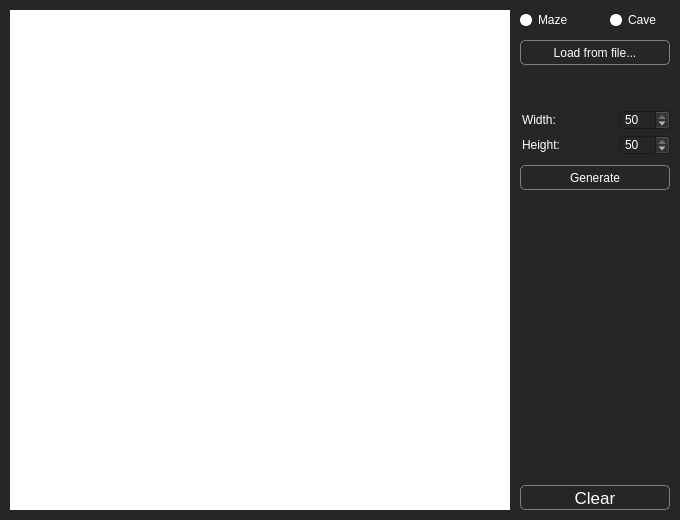
<?xml version="1.0" encoding="UTF-8"?>
<ui version="4.0">
 <class>PaintWidget</class>
 <widget class="QMainWindow" name="PaintWidget">
  <property name="geometry">
   <rect>
    <x>0</x>
    <y>0</y>
    <width>680</width>
    <height>520</height>
   </rect>
  </property>
  <property name="minimumSize">
   <size>
    <width>680</width>
    <height>520</height>
   </size>
  </property>
  <property name="maximumSize">
   <size>
    <width>680</width>
    <height>520</height>
   </size>
  </property>
  <property name="windowTitle">
   <string>PaintWidget</string>
  </property>
  <property name="styleSheet">
   <string notr="true">background-color: rgb(38, 38, 39);</string>
  </property>
  <widget class="QWidget" name="centralwidget">
   <widget class="Painter" name="widget" native="true">
    <property name="geometry">
     <rect>
      <x>10</x>
      <y>10</y>
      <width>500</width>
      <height>500</height>
     </rect>
    </property>
    <property name="styleSheet">
     <string notr="true">background-color: rgb(255, 255, 255);</string>
    </property>
   </widget>
   <widget class="QRadioButton" name="maze_page">
    <property name="geometry">
     <rect>
      <x>520</x>
      <y>10</y>
      <width>60</width>
      <height>20</height>
     </rect>
    </property>
    <property name="styleSheet">
     <string notr="true">QRadioButton {
    background-color:    rgb(38, 38, 39);;
    color:                  white;
}

QRadioButton::indicator {
    width:                  8px;
    height:                 8px;
    border-radius:          6px;
}

QRadioButton::indicator:checked {
    background-color:       black;
    border:                 2px solid white;
}

QRadioButton::indicator:unchecked {
    background-color:       white;
    border:                 2px solid white;
}</string>
    </property>
    <property name="text">
     <string>Maze</string>
    </property>
   </widget>
   <widget class="QRadioButton" name="cave_page">
    <property name="geometry">
     <rect>
      <x>610</x>
      <y>10</y>
      <width>60</width>
      <height>20</height>
     </rect>
    </property>
    <property name="styleSheet">
     <string notr="true">QRadioButton {
    background-color:    rgb(38, 38, 39);;
    color:                  white;
}

QRadioButton::indicator {
    width:                  8px;
    height:                 8px;
    border-radius:          6px;
}

QRadioButton::indicator:checked {
    background-color:       black;
    border:                 2px solid white;
}

QRadioButton::indicator:unchecked {
    background-color:       white;
    border:                 2px solid white;
}</string>
    </property>
    <property name="text">
     <string>Cave</string>
    </property>
   </widget>
   <widget class="QStackedWidget" name="stackedWidget">
    <property name="geometry">
     <rect>
      <x>520</x>
      <y>40</y>
      <width>150</width>
      <height>441</height>
     </rect>
    </property>
    <property name="currentIndex">
     <number>0</number>
    </property>
    <widget class="QWidget" name="Maze_page">
     <widget class="QLineEdit" name="text_width_2">
      <property name="geometry">
       <rect>
        <x>0</x>
        <y>70</y>
        <width>90</width>
        <height>20</height>
       </rect>
      </property>
      <property name="focusPolicy">
       <enum>Qt::NoFocus</enum>
      </property>
      <property name="styleSheet">
       <string notr="true">  border: 0px solid gray;
color: #ffffff;</string>
      </property>
      <property name="text">
       <string>Width:</string>
      </property>
     </widget>
     <widget class="QPushButton" name="generate">
      <property name="geometry">
       <rect>
        <x>0</x>
        <y>125</y>
        <width>150</width>
        <height>25</height>
       </rect>
      </property>
      <property name="styleSheet">
       <string notr="true">QPushButton {
  border: 1px solid gray;
  border-radius: 5px;
  color: #ffffff;
}

QPushButton:hover {
	background-color: #404040;
}

QPushButton:pressed {
    background-color: qlineargradient(x1: 0, y1: 0, x2: 0, y2: 1,
                                      stop: 0 #404040, stop: 1 #1a1a1a);
}

</string>
      </property>
      <property name="text">
       <string>Generate</string>
      </property>
     </widget>
     <widget class="QSpinBox" name="Cols">
      <property name="geometry">
       <rect>
        <x>100</x>
        <y>70</y>
        <width>50</width>
        <height>20</height>
       </rect>
      </property>
      <property name="focusPolicy">
       <enum>Qt::ClickFocus</enum>
      </property>
      <property name="styleSheet">
       <string notr="true">color: #ffffff;</string>
      </property>
      <property name="minimum">
       <number>1</number>
      </property>
      <property name="maximum">
       <number>50</number>
      </property>
      <property name="value">
       <number>50</number>
      </property>
     </widget>
     <widget class="QPushButton" name="load">
      <property name="geometry">
       <rect>
        <x>0</x>
        <y>0</y>
        <width>150</width>
        <height>25</height>
       </rect>
      </property>
      <property name="styleSheet">
       <string notr="true">QPushButton {
  border: 1px solid gray;
  border-radius: 5px;
  color: #ffffff;
}

QPushButton:hover {
	background-color: #404040;
}

QPushButton:pressed {
    background-color: qlineargradient(x1: 0, y1: 0, x2: 0, y2: 1,
                                      stop: 0 #404040, stop: 1 #1a1a1a);
}

</string>
      </property>
      <property name="text">
       <string>Load from file...</string>
      </property>
     </widget>
     <widget class="QLineEdit" name="text_height_2">
      <property name="geometry">
       <rect>
        <x>0</x>
        <y>95</y>
        <width>90</width>
        <height>20</height>
       </rect>
      </property>
      <property name="focusPolicy">
       <enum>Qt::NoFocus</enum>
      </property>
      <property name="styleSheet">
       <string notr="true">  border: 0px solid gray;
color: #ffffff;</string>
      </property>
      <property name="text">
       <string>Height:</string>
      </property>
     </widget>
     <widget class="QSpinBox" name="Rows">
      <property name="geometry">
       <rect>
        <x>100</x>
        <y>95</y>
        <width>50</width>
        <height>20</height>
       </rect>
      </property>
      <property name="focusPolicy">
       <enum>Qt::ClickFocus</enum>
      </property>
      <property name="styleSheet">
       <string notr="true">color: #ffffff;</string>
      </property>
      <property name="minimum">
       <number>1</number>
      </property>
      <property name="maximum">
       <number>50</number>
      </property>
      <property name="value">
       <number>50</number>
      </property>
     </widget>
    </widget>
    <widget class="QWidget" name="Cave_page">
     <widget class="QSpinBox" name="speed">
      <property name="geometry">
       <rect>
        <x>100</x>
        <y>340</y>
        <width>50</width>
        <height>20</height>
       </rect>
      </property>
      <property name="focusPolicy">
       <enum>Qt::ClickFocus</enum>
      </property>
      <property name="styleSheet">
       <string notr="true">color: #ffffff;</string>
      </property>
      <property name="buttonSymbols">
       <enum>QAbstractSpinBox::UpDownArrows</enum>
      </property>
      <property name="minimum">
       <number>1</number>
      </property>
      <property name="maximum">
       <number>1000</number>
      </property>
      <property name="value">
       <number>100</number>
      </property>
     </widget>
     <widget class="QPushButton" name="open_file">
      <property name="geometry">
       <rect>
        <x>0</x>
        <y>0</y>
        <width>150</width>
        <height>25</height>
       </rect>
      </property>
      <property name="styleSheet">
       <string notr="true">QPushButton {
  border: 1px solid gray;
  border-radius: 5px;
  color: #ffffff;
}

QPushButton:hover {
	background-color: #404040;
}

QPushButton:pressed {
    background-color: qlineargradient(x1: 0, y1: 0, x2: 0, y2: 1,
                                      stop: 0 #404040, stop: 1 #1a1a1a);
}

</string>
      </property>
      <property name="text">
       <string>Load from file...</string>
      </property>
     </widget>
     <widget class="QSpinBox" name="width">
      <property name="geometry">
       <rect>
        <x>100</x>
        <y>70</y>
        <width>50</width>
        <height>20</height>
       </rect>
      </property>
      <property name="focusPolicy">
       <enum>Qt::ClickFocus</enum>
      </property>
      <property name="layoutDirection">
       <enum>Qt::LeftToRight</enum>
      </property>
      <property name="styleSheet">
       <string notr="true">color: #ffffff;</string>
      </property>
      <property name="buttonSymbols">
       <enum>QAbstractSpinBox::UpDownArrows</enum>
      </property>
      <property name="minimum">
       <number>1</number>
      </property>
      <property name="maximum">
       <number>50</number>
      </property>
      <property name="value">
       <number>50</number>
      </property>
     </widget>
     <widget class="QLineEdit" name="text_chance">
      <property name="geometry">
       <rect>
        <x>0</x>
        <y>170</y>
        <width>90</width>
        <height>20</height>
       </rect>
      </property>
      <property name="focusPolicy">
       <enum>Qt::NoFocus</enum>
      </property>
      <property name="styleSheet">
       <string notr="true">  border: 0px solid gray;
color: #ffffff;</string>
      </property>
      <property name="text">
       <string>Initial chance:</string>
      </property>
     </widget>
     <widget class="QPushButton" name="start_button">
      <property name="geometry">
       <rect>
        <x>0</x>
        <y>370</y>
        <width>150</width>
        <height>25</height>
       </rect>
      </property>
      <property name="styleSheet">
       <string notr="true">QPushButton {
  border: 1px solid gray;
  border-radius: 5px;
  color: #ffffff;
}

QPushButton:hover {
	background-color: #404040;
}

QPushButton:pressed {
    background-color: qlineargradient(x1: 0, y1: 0, x2: 0, y2: 1,
                                      stop: 0 #404040, stop: 1 #1a1a1a);
}

</string>
      </property>
      <property name="text">
       <string>Start</string>
      </property>
     </widget>
     <widget class="QLineEdit" name="text_speed">
      <property name="geometry">
       <rect>
        <x>0</x>
        <y>340</y>
        <width>90</width>
        <height>20</height>
       </rect>
      </property>
      <property name="focusPolicy">
       <enum>Qt::NoFocus</enum>
      </property>
      <property name="styleSheet">
       <string notr="true">  border: 0px solid gray;
color: #ffffff;</string>
      </property>
      <property name="text">
       <string>Step/msec:</string>
      </property>
     </widget>
     <widget class="QSpinBox" name="birth_limit">
      <property name="geometry">
       <rect>
        <x>100</x>
        <y>120</y>
        <width>50</width>
        <height>20</height>
       </rect>
      </property>
      <property name="focusPolicy">
       <enum>Qt::ClickFocus</enum>
      </property>
      <property name="styleSheet">
       <string notr="true">color: #ffffff;</string>
      </property>
      <property name="buttonSymbols">
       <enum>QAbstractSpinBox::UpDownArrows</enum>
      </property>
      <property name="maximum">
       <number>7</number>
      </property>
      <property name="value">
       <number>5</number>
      </property>
     </widget>
     <widget class="QLineEdit" name="text_death">
      <property name="geometry">
       <rect>
        <x>0</x>
        <y>145</y>
        <width>90</width>
        <height>20</height>
       </rect>
      </property>
      <property name="focusPolicy">
       <enum>Qt::NoFocus</enum>
      </property>
      <property name="styleSheet">
       <string notr="true">  border: 0px solid gray;
color: #ffffff;</string>
      </property>
      <property name="text">
       <string>Death limit:</string>
      </property>
     </widget>
     <widget class="QSpinBox" name="death_limit">
      <property name="geometry">
       <rect>
        <x>100</x>
        <y>145</y>
        <width>50</width>
        <height>20</height>
       </rect>
      </property>
      <property name="focusPolicy">
       <enum>Qt::ClickFocus</enum>
      </property>
      <property name="styleSheet">
       <string notr="true">color: #ffffff;</string>
      </property>
      <property name="buttonSymbols">
       <enum>QAbstractSpinBox::UpDownArrows</enum>
      </property>
      <property name="maximum">
       <number>7</number>
      </property>
      <property name="value">
       <number>2</number>
      </property>
     </widget>
     <widget class="QLineEdit" name="text_birth">
      <property name="geometry">
       <rect>
        <x>0</x>
        <y>120</y>
        <width>90</width>
        <height>20</height>
       </rect>
      </property>
      <property name="focusPolicy">
       <enum>Qt::NoFocus</enum>
      </property>
      <property name="styleSheet">
       <string notr="true">  border: 0px solid gray;
color: #ffffff;</string>
      </property>
      <property name="text">
       <string>Birth limit:</string>
      </property>
     </widget>
     <widget class="QPushButton" name="step_button">
      <property name="geometry">
       <rect>
        <x>0</x>
        <y>305</y>
        <width>150</width>
        <height>25</height>
       </rect>
      </property>
      <property name="styleSheet">
       <string notr="true">QPushButton {
  border: 1px solid gray;
  border-radius: 5px;
  color: #ffffff;
}

QPushButton:hover {
	background-color: #404040;
}

QPushButton:pressed {
    background-color: qlineargradient(x1: 0, y1: 0, x2: 0, y2: 1,
                                      stop: 0 #404040, stop: 1 #1a1a1a);
}

</string>
      </property>
      <property name="text">
       <string>Next step</string>
      </property>
     </widget>
     <widget class="QSpinBox" name="height">
      <property name="geometry">
       <rect>
        <x>100</x>
        <y>95</y>
        <width>50</width>
        <height>20</height>
       </rect>
      </property>
      <property name="focusPolicy">
       <enum>Qt::ClickFocus</enum>
      </property>
      <property name="styleSheet">
       <string notr="true">color: #ffffff;</string>
      </property>
      <property name="buttonSymbols">
       <enum>QAbstractSpinBox::UpDownArrows</enum>
      </property>
      <property name="minimum">
       <number>1</number>
      </property>
      <property name="maximum">
       <number>50</number>
      </property>
      <property name="value">
       <number>50</number>
      </property>
     </widget>
     <widget class="QLineEdit" name="text_height">
      <property name="geometry">
       <rect>
        <x>0</x>
        <y>95</y>
        <width>90</width>
        <height>20</height>
       </rect>
      </property>
      <property name="focusPolicy">
       <enum>Qt::NoFocus</enum>
      </property>
      <property name="styleSheet">
       <string notr="true">  border: 0px solid gray;
color: #ffffff;</string>
      </property>
      <property name="text">
       <string>Height:</string>
      </property>
     </widget>
     <widget class="QLineEdit" name="text_width">
      <property name="geometry">
       <rect>
        <x>0</x>
        <y>70</y>
        <width>90</width>
        <height>20</height>
       </rect>
      </property>
      <property name="focusPolicy">
       <enum>Qt::NoFocus</enum>
      </property>
      <property name="styleSheet">
       <string notr="true">  border: 0px solid gray;
color: #ffffff;</string>
      </property>
      <property name="text">
       <string>Width:</string>
      </property>
     </widget>
     <widget class="QPushButton" name="generate_button">
      <property name="geometry">
       <rect>
        <x>0</x>
        <y>200</y>
        <width>150</width>
        <height>25</height>
       </rect>
      </property>
      <property name="styleSheet">
       <string notr="true">QPushButton {
  border: 1px solid gray;
  border-radius: 5px;
  color: #ffffff;
}

QPushButton:hover {
	background-color: #404040;
}

QPushButton:pressed {
    background-color: qlineargradient(x1: 0, y1: 0, x2: 0, y2: 1,
                                      stop: 0 #404040, stop: 1 #1a1a1a);
}

</string>
      </property>
      <property name="text">
       <string>Generate</string>
      </property>
     </widget>
     <widget class="QDoubleSpinBox" name="init_chance">
      <property name="geometry">
       <rect>
        <x>100</x>
        <y>170</y>
        <width>50</width>
        <height>20</height>
       </rect>
      </property>
      <property name="focusPolicy">
       <enum>Qt::ClickFocus</enum>
      </property>
      <property name="styleSheet">
       <string notr="true">color: #ffffff;</string>
      </property>
      <property name="buttonSymbols">
       <enum>QAbstractSpinBox::UpDownArrows</enum>
      </property>
      <property name="decimals">
       <number>1</number>
      </property>
      <property name="maximum">
       <double>1.000000000000000</double>
      </property>
      <property name="singleStep">
       <double>0.100000000000000</double>
      </property>
      <property name="value">
       <double>0.500000000000000</double>
      </property>
     </widget>
    </widget>
   </widget>
   <widget class="QPushButton" name="clear_button">
    <property name="geometry">
     <rect>
      <x>520</x>
      <y>485</y>
      <width>150</width>
      <height>25</height>
     </rect>
    </property>
    <property name="font">
     <font>
      <pointsize>13</pointsize>
     </font>
    </property>
    <property name="styleSheet">
     <string notr="true">QPushButton {
  border: 1px solid gray;
  border-radius: 5px;
  color: #ffffff;
}

QPushButton:hover {
	background-color: #404040;
}

QPushButton:pressed {
    background-color: qlineargradient(x1: 0, y1: 0, x2: 0, y2: 1,
                                      stop: 0 #404040, stop: 1 #1a1a1a);
}

</string>
    </property>
    <property name="text">
     <string>Clear</string>
    </property>
   </widget>
  </widget>
 </widget>
 <customwidgets>
  <customwidget>
   <class>Painter</class>
   <extends>QWidget</extends>
   <header>painter.h</header>
   <container>1</container>
  </customwidget>
 </customwidgets>
 <resources/>
 <connections/>
</ui>
